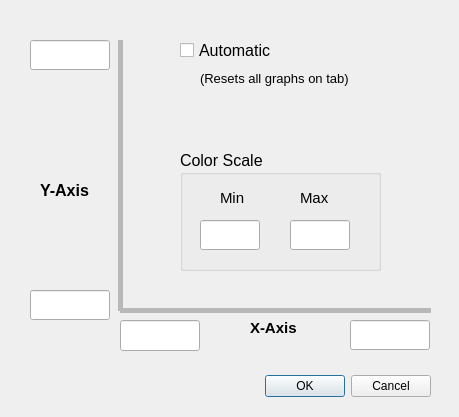
<?xml version="1.0" encoding="UTF-8"?>
<ui version="4.0">
 <class>Dialog</class>
 <widget class="QDialog" name="Dialog">
  <property name="geometry">
   <rect>
    <x>0</x>
    <y>0</y>
    <width>459</width>
    <height>417</height>
   </rect>
  </property>
  <property name="windowTitle">
   <string>Dialog</string>
  </property>
  <widget class="QDialogButtonBox" name="buttonBox">
   <property name="geometry">
    <rect>
     <x>90</x>
     <y>370</y>
     <width>341</width>
     <height>32</height>
    </rect>
   </property>
   <property name="orientation">
    <enum>Qt::Horizontal</enum>
   </property>
   <property name="standardButtons">
    <set>QDialogButtonBox::Cancel|QDialogButtonBox::Ok</set>
   </property>
  </widget>
  <widget class="Line" name="line_y">
   <property name="geometry">
    <rect>
     <x>110</x>
     <y>40</y>
     <width>20</width>
     <height>271</height>
    </rect>
   </property>
   <property name="lineWidth">
    <number>0</number>
   </property>
   <property name="midLineWidth">
    <number>5</number>
   </property>
   <property name="orientation">
    <enum>Qt::Vertical</enum>
   </property>
  </widget>
  <widget class="Line" name="line_x">
   <property name="geometry">
    <rect>
     <x>120</x>
     <y>300</y>
     <width>311</width>
     <height>20</height>
    </rect>
   </property>
   <property name="lineWidth">
    <number>0</number>
   </property>
   <property name="midLineWidth">
    <number>5</number>
   </property>
   <property name="orientation">
    <enum>Qt::Horizontal</enum>
   </property>
  </widget>
  <widget class="QLineEdit" name="ed_y_bottom">
   <property name="geometry">
    <rect>
     <x>30</x>
     <y>290</y>
     <width>80</width>
     <height>30</height>
    </rect>
   </property>
   <property name="minimumSize">
    <size>
     <width>80</width>
     <height>30</height>
    </size>
   </property>
   <property name="maximumSize">
    <size>
     <width>60</width>
     <height>60</height>
    </size>
   </property>
   <property name="font">
    <font>
     <pointsize>11</pointsize>
    </font>
   </property>
  </widget>
  <widget class="QLineEdit" name="ed_y_top">
   <property name="geometry">
    <rect>
     <x>30</x>
     <y>40</y>
     <width>80</width>
     <height>30</height>
    </rect>
   </property>
   <property name="minimumSize">
    <size>
     <width>80</width>
     <height>30</height>
    </size>
   </property>
   <property name="maximumSize">
    <size>
     <width>60</width>
     <height>60</height>
    </size>
   </property>
   <property name="font">
    <font>
     <pointsize>11</pointsize>
    </font>
   </property>
  </widget>
  <widget class="QLineEdit" name="ed_x_left">
   <property name="geometry">
    <rect>
     <x>120</x>
     <y>320</y>
     <width>80</width>
     <height>31</height>
    </rect>
   </property>
   <property name="minimumSize">
    <size>
     <width>80</width>
     <height>30</height>
    </size>
   </property>
   <property name="maximumSize">
    <size>
     <width>60</width>
     <height>80</height>
    </size>
   </property>
   <property name="font">
    <font>
     <pointsize>11</pointsize>
    </font>
   </property>
  </widget>
  <widget class="QLineEdit" name="ed_x_right">
   <property name="geometry">
    <rect>
     <x>350</x>
     <y>320</y>
     <width>80</width>
     <height>30</height>
    </rect>
   </property>
   <property name="minimumSize">
    <size>
     <width>80</width>
     <height>30</height>
    </size>
   </property>
   <property name="maximumSize">
    <size>
     <width>60</width>
     <height>60</height>
    </size>
   </property>
   <property name="font">
    <font>
     <pointsize>11</pointsize>
    </font>
   </property>
  </widget>
  <widget class="QGroupBox" name="gb_color_scale">
   <property name="geometry">
    <rect>
     <x>180</x>
     <y>150</y>
     <width>201</width>
     <height>121</height>
    </rect>
   </property>
   <property name="font">
    <font>
     <pointsize>12</pointsize>
    </font>
   </property>
   <property name="title">
    <string>Color Scale</string>
   </property>
   <widget class="QLabel" name="label_4">
    <property name="geometry">
     <rect>
      <x>40</x>
      <y>40</y>
      <width>55</width>
      <height>16</height>
     </rect>
    </property>
    <property name="font">
     <font>
      <pointsize>11</pointsize>
     </font>
    </property>
    <property name="text">
     <string>Min</string>
    </property>
   </widget>
   <widget class="QLabel" name="label_5">
    <property name="geometry">
     <rect>
      <x>120</x>
      <y>40</y>
      <width>55</width>
      <height>16</height>
     </rect>
    </property>
    <property name="font">
     <font>
      <pointsize>11</pointsize>
     </font>
    </property>
    <property name="text">
     <string>Max</string>
    </property>
   </widget>
   <widget class="QLineEdit" name="ed_color_min">
    <property name="geometry">
     <rect>
      <x>20</x>
      <y>70</y>
      <width>60</width>
      <height>30</height>
     </rect>
    </property>
    <property name="minimumSize">
     <size>
      <width>60</width>
      <height>30</height>
     </size>
    </property>
    <property name="maximumSize">
     <size>
      <width>60</width>
      <height>22</height>
     </size>
    </property>
    <property name="font">
     <font>
      <pointsize>11</pointsize>
     </font>
    </property>
   </widget>
   <widget class="QLineEdit" name="ed_color_max">
    <property name="geometry">
     <rect>
      <x>110</x>
      <y>70</y>
      <width>60</width>
      <height>30</height>
     </rect>
    </property>
    <property name="minimumSize">
     <size>
      <width>60</width>
      <height>30</height>
     </size>
    </property>
    <property name="maximumSize">
     <size>
      <width>60</width>
      <height>60</height>
     </size>
    </property>
    <property name="font">
     <font>
      <pointsize>12</pointsize>
     </font>
    </property>
   </widget>
  </widget>
  <widget class="QLabel" name="label_y_axis">
   <property name="geometry">
    <rect>
     <x>40</x>
     <y>180</y>
     <width>71</width>
     <height>20</height>
    </rect>
   </property>
   <property name="font">
    <font>
     <pointsize>12</pointsize>
     <weight>75</weight>
     <bold>true</bold>
    </font>
   </property>
   <property name="text">
    <string>Y-Axis</string>
   </property>
  </widget>
  <widget class="QLabel" name="label_x_axis">
   <property name="geometry">
    <rect>
     <x>250</x>
     <y>320</y>
     <width>71</width>
     <height>16</height>
    </rect>
   </property>
   <property name="font">
    <font>
     <pointsize>11</pointsize>
     <weight>75</weight>
     <bold>true</bold>
    </font>
   </property>
   <property name="frameShape">
    <enum>QFrame::NoFrame</enum>
   </property>
   <property name="lineWidth">
    <number>0</number>
   </property>
   <property name="text">
    <string>X-Axis</string>
   </property>
  </widget>
  <widget class="QLabel" name="label_3">
   <property name="geometry">
    <rect>
     <x>200</x>
     <y>70</y>
     <width>201</width>
     <height>16</height>
    </rect>
   </property>
   <property name="font">
    <font>
     <pointsize>10</pointsize>
    </font>
   </property>
   <property name="text">
    <string>(Resets all graphs on tab)</string>
   </property>
  </widget>
  <widget class="QCheckBox" name="cb_axes_auto">
   <property name="geometry">
    <rect>
     <x>180</x>
     <y>40</y>
     <width>131</width>
     <height>20</height>
    </rect>
   </property>
   <property name="maximumSize">
    <size>
     <width>16777212</width>
     <height>16777215</height>
    </size>
   </property>
   <property name="font">
    <font>
     <pointsize>12</pointsize>
    </font>
   </property>
   <property name="text">
    <string>Automatic</string>
   </property>
  </widget>
 </widget>
 <resources/>
 <connections>
  <connection>
   <sender>buttonBox</sender>
   <signal>accepted()</signal>
   <receiver>Dialog</receiver>
   <slot>accept()</slot>
   <hints>
    <hint type="sourcelabel">
     <x>248</x>
     <y>254</y>
    </hint>
    <hint type="destinationlabel">
     <x>157</x>
     <y>274</y>
    </hint>
   </hints>
  </connection>
  <connection>
   <sender>buttonBox</sender>
   <signal>rejected()</signal>
   <receiver>Dialog</receiver>
   <slot>reject()</slot>
   <hints>
    <hint type="sourcelabel">
     <x>316</x>
     <y>260</y>
    </hint>
    <hint type="destinationlabel">
     <x>286</x>
     <y>274</y>
    </hint>
   </hints>
  </connection>
 </connections>
</ui>
